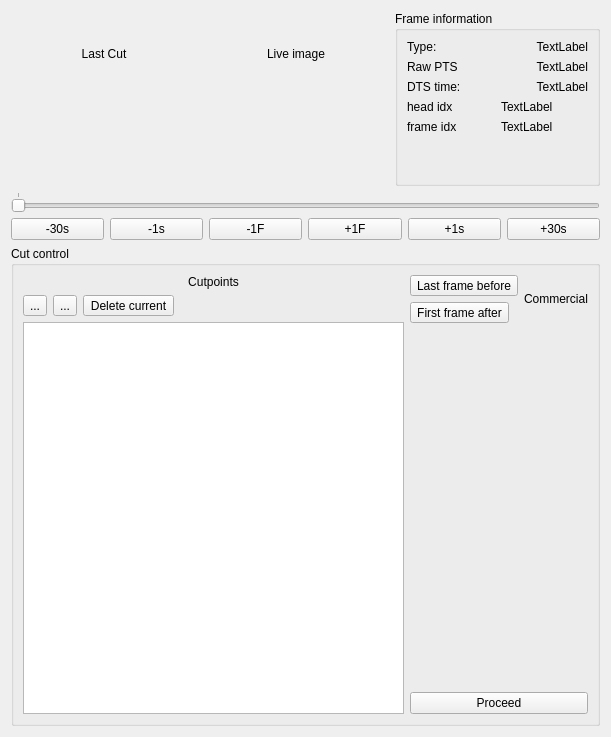
<?xml version="1.0" encoding="UTF-8"?>
<ui version="4.0">
 <class>Editor</class>
 <widget class="QWidget" name="Editor">
  <property name="geometry">
   <rect>
    <x>0</x>
    <y>0</y>
    <width>611</width>
    <height>737</height>
   </rect>
  </property>
  <property name="windowTitle">
   <string>justcutit Editor</string>
  </property>
  <layout class="QVBoxLayout" name="verticalLayout_3">
   <item>
    <layout class="QGridLayout" name="gridLayout_2">
     <item row="0" column="0">
      <widget class="QLabel" name="label_7">
       <property name="text">
        <string>Last Cut</string>
       </property>
       <property name="alignment">
        <set>Qt::AlignCenter</set>
       </property>
      </widget>
     </item>
     <item row="0" column="1">
      <widget class="QLabel" name="label_6">
       <property name="text">
        <string>Live image</string>
       </property>
       <property name="alignment">
        <set>Qt::AlignCenter</set>
       </property>
      </widget>
     </item>
     <item row="0" column="2" rowspan="2">
      <widget class="QGroupBox" name="groupBox">
       <property name="title">
        <string>Frame information</string>
       </property>
       <layout class="QGridLayout" name="gridLayout">
        <item row="0" column="0">
         <widget class="QLabel" name="label">
          <property name="text">
           <string>Type:</string>
          </property>
         </widget>
        </item>
        <item row="0" column="1">
         <widget class="QLabel" name="frameTypeLabel">
          <property name="text">
           <string notr="true">TextLabel</string>
          </property>
          <property name="alignment">
           <set>Qt::AlignRight|Qt::AlignTrailing|Qt::AlignVCenter</set>
          </property>
         </widget>
        </item>
        <item row="2" column="0">
         <widget class="QLabel" name="label_2">
          <property name="text">
           <string>DTS time:</string>
          </property>
         </widget>
        </item>
        <item row="2" column="1">
         <widget class="QLabel" name="timeStampLabel">
          <property name="text">
           <string notr="true">TextLabel</string>
          </property>
          <property name="alignment">
           <set>Qt::AlignRight|Qt::AlignTrailing|Qt::AlignVCenter</set>
          </property>
         </widget>
        </item>
        <item row="5" column="0" colspan="2">
         <spacer name="verticalSpacer">
          <property name="orientation">
           <enum>Qt::Vertical</enum>
          </property>
          <property name="sizeHint" stdset="0">
           <size>
            <width>181</width>
            <height>40</height>
           </size>
          </property>
         </spacer>
        </item>
        <item row="3" column="0">
         <widget class="QLabel" name="label_3">
          <property name="text">
           <string>head idx</string>
          </property>
         </widget>
        </item>
        <item row="3" column="1">
         <widget class="QLabel" name="headIdxLabel">
          <property name="text">
           <string notr="true">TextLabel</string>
          </property>
         </widget>
        </item>
        <item row="4" column="0">
         <widget class="QLabel" name="label_5">
          <property name="text">
           <string>frame idx</string>
          </property>
         </widget>
        </item>
        <item row="4" column="1">
         <widget class="QLabel" name="frameIdxLabel">
          <property name="text">
           <string notr="true">TextLabel</string>
          </property>
         </widget>
        </item>
        <item row="1" column="0">
         <widget class="QLabel" name="label_9">
          <property name="text">
           <string>Raw PTS</string>
          </property>
         </widget>
        </item>
        <item row="1" column="1">
         <widget class="QLabel" name="rawPTSLabel">
          <property name="text">
           <string notr="true">TextLabel</string>
          </property>
          <property name="alignment">
           <set>Qt::AlignRight|Qt::AlignTrailing|Qt::AlignVCenter</set>
          </property>
         </widget>
        </item>
       </layout>
      </widget>
     </item>
     <item row="1" column="0">
      <widget class="GLDisplay" name="cutVideoWidget" native="true">
       <property name="autoFillBackground">
        <bool>false</bool>
       </property>
      </widget>
     </item>
     <item row="1" column="1">
      <widget class="GLDisplay" name="videoWidget" native="true">
       <property name="autoFillBackground">
        <bool>false</bool>
       </property>
      </widget>
     </item>
    </layout>
   </item>
   <item>
    <widget class="MovieSlider" name="timeSlider">
     <property name="orientation">
      <enum>Qt::Horizontal</enum>
     </property>
     <property name="tickPosition">
      <enum>QSlider::TicksAbove</enum>
     </property>
     <property name="tickInterval">
      <number>300</number>
     </property>
    </widget>
   </item>
   <item>
    <layout class="QHBoxLayout" name="horizontalLayout">
     <item>
      <widget class="QPushButton" name="prev30SecButton">
       <property name="text">
        <string>-30s</string>
       </property>
      </widget>
     </item>
     <item>
      <widget class="QPushButton" name="prevSecondButton">
       <property name="text">
        <string>-1s</string>
       </property>
      </widget>
     </item>
     <item>
      <widget class="QPushButton" name="prevButton">
       <property name="text">
        <string>-1F</string>
       </property>
      </widget>
     </item>
     <item>
      <widget class="QPushButton" name="nextButton">
       <property name="text">
        <string>+1F</string>
       </property>
      </widget>
     </item>
     <item>
      <widget class="QPushButton" name="nextSecondButton">
       <property name="text">
        <string>+1s</string>
       </property>
      </widget>
     </item>
     <item>
      <widget class="QPushButton" name="next30SecButton">
       <property name="text">
        <string>+30s</string>
       </property>
      </widget>
     </item>
    </layout>
   </item>
   <item>
    <widget class="QGroupBox" name="groupBox_2">
     <property name="title">
      <string>Cut control</string>
     </property>
     <layout class="QHBoxLayout" name="horizontalLayout_3">
      <item>
       <layout class="QVBoxLayout" name="verticalLayout_2">
        <item>
         <widget class="QLabel" name="label_4">
          <property name="text">
           <string>Cutpoints</string>
          </property>
          <property name="alignment">
           <set>Qt::AlignCenter</set>
          </property>
         </widget>
        </item>
        <item>
         <layout class="QHBoxLayout" name="horizontalLayout_2">
          <item>
           <widget class="QToolButton" name="cutlistOpenButton">
            <property name="text">
             <string>...</string>
            </property>
           </widget>
          </item>
          <item>
           <widget class="QToolButton" name="cutlistSaveButton">
            <property name="text">
             <string>...</string>
            </property>
           </widget>
          </item>
          <item>
           <widget class="QToolButton" name="cutlistDelItemButton">
            <property name="text">
             <string>Delete current</string>
            </property>
           </widget>
          </item>
          <item>
           <spacer name="horizontalSpacer">
            <property name="orientation">
             <enum>Qt::Horizontal</enum>
            </property>
            <property name="sizeHint" stdset="0">
             <size>
              <width>40</width>
              <height>20</height>
             </size>
            </property>
           </spacer>
          </item>
         </layout>
        </item>
        <item>
         <widget class="QListView" name="cutPointView"/>
        </item>
       </layout>
      </item>
      <item>
       <layout class="QVBoxLayout" name="verticalLayout">
        <item>
         <layout class="QGridLayout" name="gridLayout_3">
          <item row="0" column="1" rowspan="2">
           <widget class="QLabel" name="label_8">
            <property name="text">
             <string>Commercial</string>
            </property>
           </widget>
          </item>
          <item row="0" column="0">
           <widget class="QToolButton" name="cutOutButton">
            <property name="text">
             <string>Last frame before</string>
            </property>
            <property name="icon">
             <iconset>
              <normaloff>icons/cut-out.png</normaloff>icons/cut-out.png</iconset>
            </property>
            <property name="toolButtonStyle">
             <enum>Qt::ToolButtonTextBesideIcon</enum>
            </property>
           </widget>
          </item>
          <item row="1" column="0">
           <widget class="QToolButton" name="cutInButton">
            <property name="text">
             <string>First frame after</string>
            </property>
            <property name="icon">
             <iconset>
              <normaloff>icons/cut-in.png</normaloff>icons/cut-in.png</iconset>
            </property>
            <property name="toolButtonStyle">
             <enum>Qt::ToolButtonTextBesideIcon</enum>
            </property>
           </widget>
          </item>
         </layout>
        </item>
        <item>
         <spacer name="verticalSpacer_2">
          <property name="orientation">
           <enum>Qt::Vertical</enum>
          </property>
          <property name="sizeHint" stdset="0">
           <size>
            <width>20</width>
            <height>40</height>
           </size>
          </property>
         </spacer>
        </item>
        <item>
         <widget class="QPushButton" name="proceedButton">
          <property name="text">
           <string>Proceed</string>
          </property>
         </widget>
        </item>
       </layout>
      </item>
     </layout>
    </widget>
   </item>
  </layout>
 </widget>
 <customwidgets>
  <customwidget>
   <class>GLDisplay</class>
   <extends>QWidget</extends>
   <header>gldisplay.h</header>
   <container>1</container>
  </customwidget>
  <customwidget>
   <class>MovieSlider</class>
   <extends>QSlider</extends>
   <header>movieslider.h</header>
  </customwidget>
 </customwidgets>
 <resources/>
 <connections/>
</ui>
